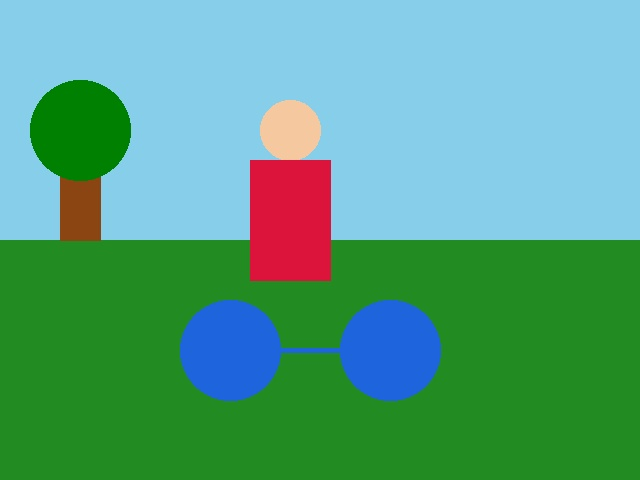
#> input picture data/images/000001.jpg, 640 x 480 px
$ python -i image_processor.py   (imports and definitions only)
#> lines starting #> are read from the running program, lines starting #| are printed output that depends on the picture
"""
Automated Image Processor for VisionGuard.
Processes raw images (JPEG, PNG, WebP), extracts real OCR tokens via Tesseract,
runs open-vocabulary grounding via YOLO-World, computes color distributions,
and extracts real object bounding boxes.
"""

import io
from typing import Dict, Any, Tuple, Optional, Union, List
from PIL import Image
import numpy as np
from visionguard.models.registry import registry


class AutomatedImageProcessor:
    """
    Multimodal Image Feature Extractor with real OCR, Open-Vocabulary Grounding, and Region Analysis.
    """

    def __init__(self, use_mock: bool = False):
        self.use_mock = use_mock
        self.registry = registry

    def process_image_file(
        self,
        image_input: Union[str, bytes, Image.Image],
        target_concepts: Optional[List[str]] = None
    ) -> Tuple[Image.Image, Dict[str, Any]]:
        """
        Loads image safely, runs Tesseract OCR and open-vocabulary detection, and extracts features.
        """
        pil_image = self._load_image(image_input)
        img_w, img_h = pil_image.size

        # 1. Real OCR extraction via Tesseract
        ocr_tokens = []
        if not self.use_mock:
            ocr_tokens = self.registry.run_ocr(pil_image)

        # 2. Real Open-Vocabulary Grounding if target concepts are provided
        detected_objects: Dict[str, Any] = {}
        bounding_boxes: List[List[float]] = []

        if target_concepts and not self.use_mock:
            detections = self.registry.run_open_vocab_grounding(pil_image, target_concepts)
            for det in detections:
                lbl = det["label"].lower()
                if lbl not in detected_objects or det["confidence"] > detected_objects[lbl]["confidence"]:
                    detected_objects[lbl] = {
                        "confidence": det["confidence"],
                        "bbox": det["bbox"]
                    }
                    bounding_boxes.append(det["bbox"])

        # 3. Real Color Channel Analysis on pixel array
        img_np = np.array(pil_image.convert("RGB"))
        color_dist = self._analyze_color_distribution(img_np)
        dominant_color = max(color_dist.items(), key=lambda x: x[1])[0]

        # 4. Scene Context Classification (CLIP zero-shot or ungrounded)
        brightness = float(np.mean(img_np))
        scene_type = "general scene"
        is_outdoor = None

        if not self.use_mock:
            scene_candidates = [
                "an outdoor nature, park, or landscape scene",
                "an urban city street scene",
                "an indoor room, office, or kitchen"
            ]
            probs = self.registry.run_clip_attribute_classification(pil_image, scene_candidates)
            if probs:
                top_scene = max(probs.items(), key=lambda x: x[1])[0]
                scene_type = top_scene
                is_outdoor = "outdoor" in top_scene or "urban" in top_scene

        features: Dict[str, Any] = {
            "image_obj": pil_image,
            "dimensions": {"width": img_w, "height": img_h},
            "objects": {k: v["confidence"] for k, v in detected_objects.items()},
            "object_details": detected_objects,
            "bounding_boxes": bounding_boxes,
            "ocr_tokens": ocr_tokens,
            "color_distribution": color_dist,
            "dominant_color": dominant_color,
            "scene": {
                "type": scene_type,
                "is_outdoor": is_outdoor if is_outdoor is not None else False,
                "is_uncertain": is_outdoor is None,
                "brightness": round(brightness, 2)
            }
        }

        return pil_image, features

    def _load_image(self, image_input: Union[str, bytes, Image.Image]) -> Image.Image:
        """
        Safely loads and validates image format and dimensions.
        """
        if isinstance(image_input, Image.Image):
            return image_input.convert("RGB")
        elif isinstance(image_input, bytes):
            image = Image.open(io.BytesIO(image_input))
            return image.convert("RGB")
        elif isinstance(image_input, str):
            image = Image.open(image_input)
            return image.convert("RGB")
        else:
            raise ValueError(f"Unsupported image input type: {type(image_input)}")

    # [43 lines left out: functions _analyze_color_distribution, auto_generate_caption, not called in this run]

>>> import cv2
>>> picture = cv2.imread('../../data/images/000001.jpg', cv2.IMREAD_GRAYSCALE)
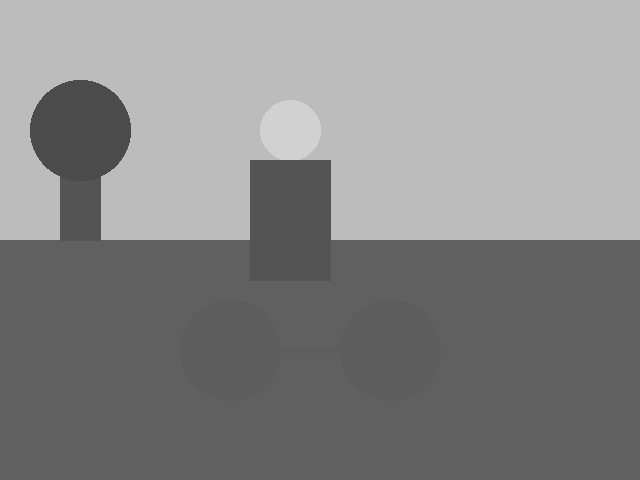
#> picture: shape (480, 640); min 68, max 215, mean 135.9
>>> result = AutomatedImageProcessor().process_image_file(picture)
#> (the run stopped early here; a loop or call above may not have finished)

$ run again, on data/images/000002.jpg
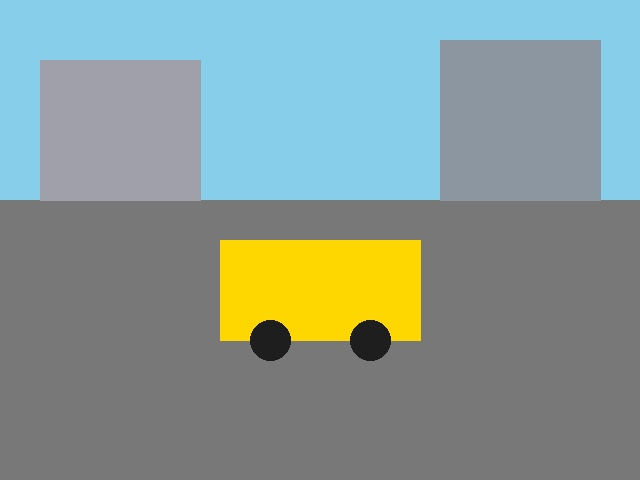
#> input picture data/images/000002.jpg, 640 x 480 px
#> `picture = cv2.imread('../../data/images/000001.jpg', cv2.IMREAD_GRAYSC..`:
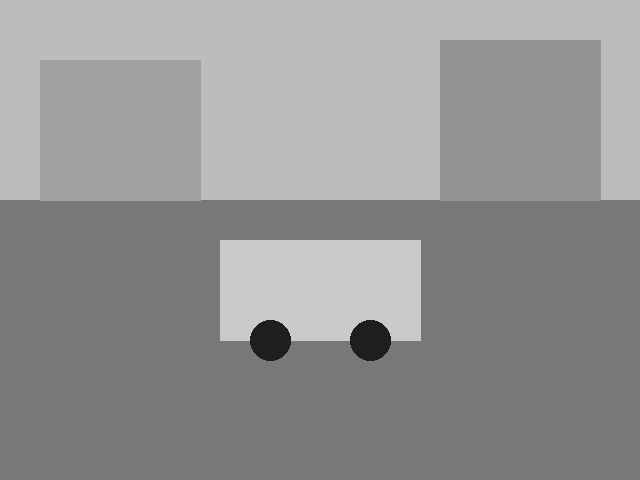
#> picture: shape (480, 640); min 24, max 208, mean 147.3

$ run again, on data/images/000003.jpg
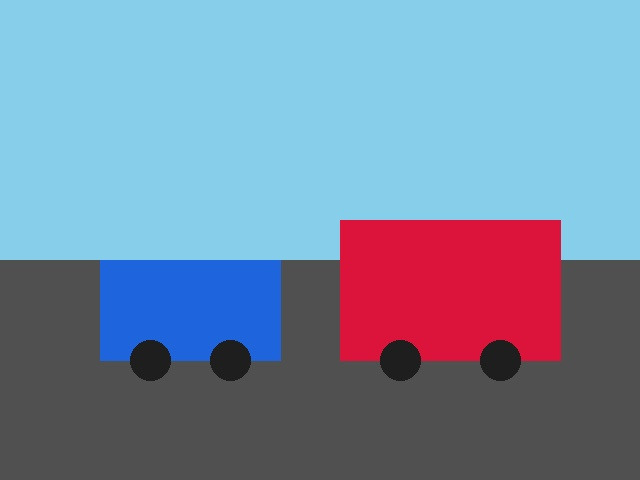
#> input picture data/images/000003.jpg, 640 x 480 px
#> `picture = cv2.imread('../../data/images/000001.jpg', cv2.IMREAD_GRAYSC..`:
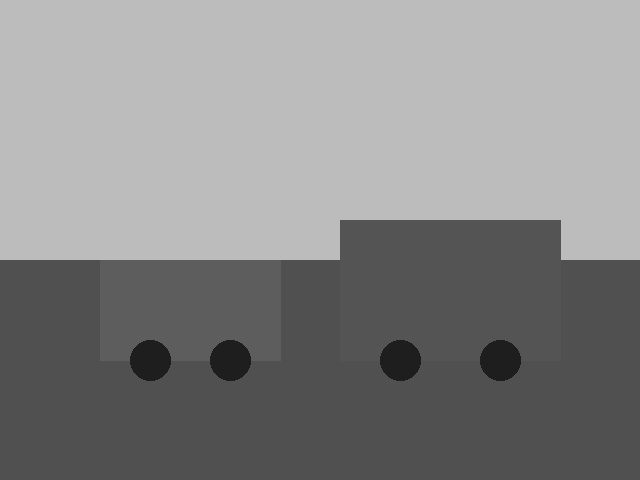
#> picture: shape (480, 640); min 23, max 192, mean 135.6

$ run again, on data/images/000004.jpg
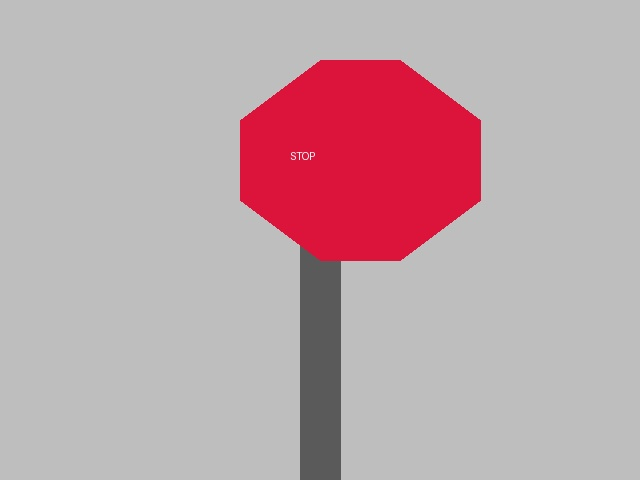
#> input picture data/images/000004.jpg, 640 x 480 px
#> `picture = cv2.imread('../../data/images/000001.jpg', cv2.IMREAD_GRAYSC..`:
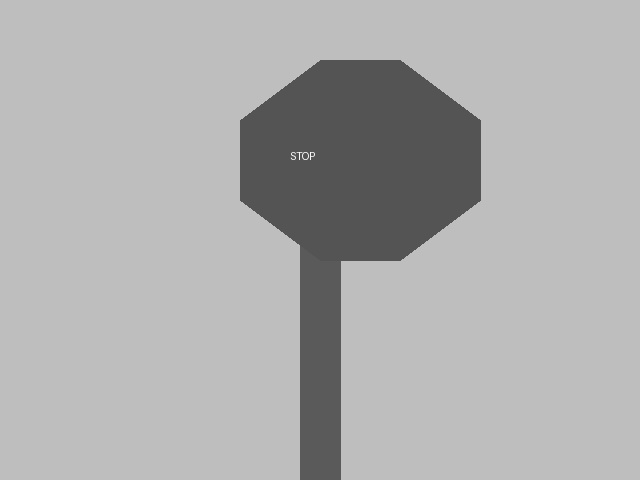
#> picture: shape (480, 640); min 77, max 255, mean 173.7
